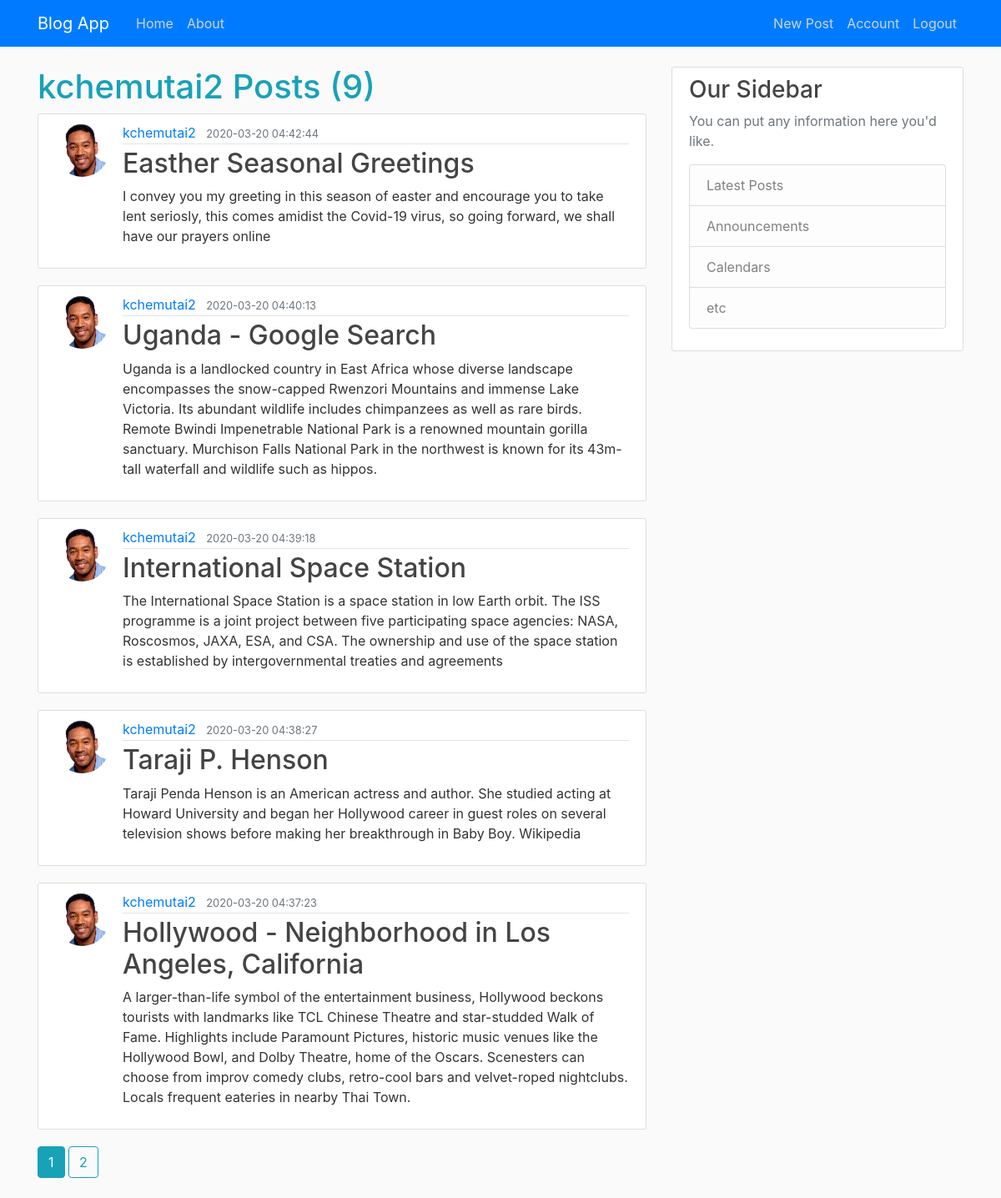
Screenshot of /user/kchemutai2 (signed in) with the database file from the repository.
### blog/models.py (models this page shows, shortened)
class User(db.Model, UserMixin):
    id = db.Column(db.Integer, primary_key=True)
    username = db.Column(db.String(20), unique=True, nullable=False)
    email = db.Column(db.String(120), unique=True, nullable=False)
    image_file = db.Column(db.String(20), nullable=False, default = 'default.jpg')
    password = db.Column(db.String(60), nullable=False)
    posts = db.relationship('Post', backref='author', lazy=True)

class Post(db.Model):
    id = db.Column(db.Integer, primary_key=True)
    title = db.Column(db.String(120), nullable=False)
    date_posted = db.Column(db.DateTime, nullable=False, default=datetime.utcnow)
    content = db.Column(db.Text, nullable=False)
    user_id = db.Column(db.Integer, db.ForeignKey('user.id'), nullable=False)

### blog/routes.py (the view)
@app.route('/user/<string:username>')
def user_posts(username):
    page = request.args.get('page', 1, type=int)
    user = User.query.filter_by(username=username).first_or_404()
    posts = Post.query.filter_by(author=user).order_by(Post.date_posted.desc()).paginate(page=page, per_page=5)
    return render_template('user_posts.html', posts=posts, user=user)

### blog/models.py (called while the page is built)
@loginManager.user_loader
def load_user(user_id):
    return User.query.get(int(user_id))

### blog/templates/user_posts.html
{% extends "layout.html" %}
{% block content %}
    <h1 class="text-info">{{ user.username }} Posts ({{ posts.total }})</h1>
    {% for post in posts.items %}
        <article class="media content-section">
          <img src="{{url_for('static', filename='images/' + post.author.image_file)}}" alt="" class="rounded-circle article-img">
          <div class="media-body">
            <div class="article-metadata">
              <a class="mr-2" href="{{ url_for('user_posts', username=post.author.username) }}">{{ post.author.username }}</a>
              <small class="text-muted">{{ post.date_posted.strftime('%Y-%m-%d  %H:%M:%S') }}</small>
            </div>
            <h2><a class="article-title" href="{{ url_for('post', post_id=post.id)}}">{{ post.title }}</a></h2>
            <p class="article-content">{{ post.content }}</p>
          </div>
        </article>
    {% endfor %}
    {% for page_num in posts.iter_pages(left_edge=1, right_edge=1, left_current=1, right_current=2) %}
      {% if page_num %}
        {% if posts.page == page_num %}
          <a class="btn btn-info mb-4 " href="{{ url_for('user_posts', page=page_num, username=user.username )}}">{{page_num}}</a>
        {% else %}
          <a class="btn btn-outline-info mb-4 " href="{{ url_for('user_posts', page=page_num, username=user.username )}}">{{page_num}}</a>
        {% endif %}
      {% else %}
        ...
      {% endif %}
    {% endfor %}
{% endblock%}

### blog/static/main.css (style rules this page uses)
body { background: #fafafa; color: #333333; margin-top: 5rem; }
h1, h2, h3, h4, h5, h6 { color: #444444; }
.content-section { background: #ffffff; padding: 10px 20px; border: 1px solid #dddddd; border-radius: 3px; margin-bottom: 20px; }
.article-title { color: #444444; }
.article-content { white-space: pre-line; }
.article-img { height: 65px; width: 65px; margin-right: 16px; }
.article-metadata { padding-bottom: 1px; margin-bottom: 4px; border-bottom: 1px solid #e3e3e3 }

### rows the page displays
User: username "kchemutai2"
Post: image_file (picture), author.username "kchemutai2", date_posted "2020-03-20 04:42:44", title "Easther Seasonal Greetings", content "I convey you my greeting in this season of easter and encourage you to take lent seriosly, this comes amidist the Covid-19 virus, so going forward, we shall have our prayers online"
Post: image_file (picture), author.username "kchemutai2", date_posted "2020-03-20 04:40:13", title "Uganda - Google Search", content "Uganda is a landlocked country in East Africa whose diverse landscape encompasses the snow-capped Rwenzori Mountains and immense Lake Victoria. Its abundant wildlife includes chimpanzees as well as rare birds. Remote Bwindi Impenetrable National Park is a renowned mountain gorilla sanctuary. Murchison Falls National Park in the northwest is known for its 43m-tall waterfall and wildlife such as hippos."
Post: image_file (picture), author.username "kchemutai2", date_posted "2020-03-20 04:39:18", title "International Space Station", content "The International Space Station is a space station in low Earth orbit. The ISS programme is a joint project between five participating space agencies: NASA, Roscosmos, JAXA, ESA, and CSA. The ownership and use of the space station is established by intergovernmental treaties and agreements"
Post: image_file (picture), author.username "kchemutai2", date_posted "2020-03-20 04:38:27", title "Taraji P. Henson", content "Taraji Penda Henson is an American actress and author. She studied acting at Howard University and began her Hollywood career in guest roles on several television shows before making her breakthrough in Baby Boy. Wikipedia"
Post: image_file (picture), author.username "kchemutai2", date_posted "2020-03-20 04:37:23", title "Hollywood - Neighborhood in Los Angeles, California", content "A larger-than-life symbol of the entertainment business, Hollywood beckons tourists with landmarks like TCL Chinese Theatre and star-studded Walk of Fame. Highlights include Paramount Pictures, historic music venues like the Hollywood Bowl, and Dolby Theatre, home of the Oscars. Scenesters can choose from improv comedy clubs, retro-cool bars and velvet-roped nightclubs. Locals frequent eateries in nearby Thai Town."

### other values shown
{{ posts.total }} "9"
{{ page_num }} "1"
{{ page_num }} "2"
